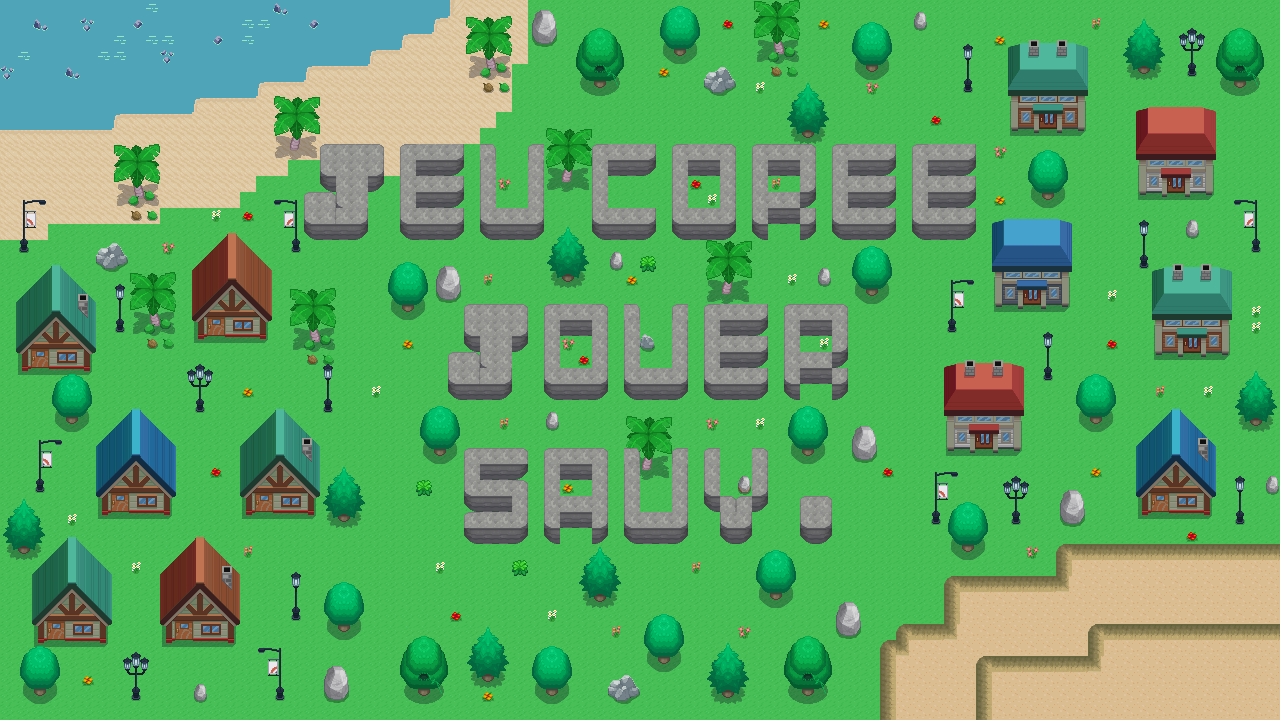

The image is a tile-based game level rendered from a .tmx file. Its description and source (layers, tilesets, objects; grid data summarised) follow:
An orthogonal 80x45 tile map with 16x16 px tiles, 3 tile layers (BAS, Calque de Tuiles 1, chemin), 1 hidden layer not drawn, 2 tilesets.

<map version="1.10" tiledversion="1.11.0" orientation="orthogonal" renderorder="right-down" width="80" height="45" tilewidth="16" tileheight="16" infinite="0" nextlayerid="5" nextobjectid="1">
 <tileset firstgid="1" source="Tiles.tsx" />
 <tileset firstgid="100" source="Maison.tsx" />
 <layer id="4" name="BAS" width="80" height="45">
  <data>[3600 cells, 3600 non-empty, 2 distinct tile ids]</data>
 </layer>
 <layer id="1" name="Calque de Tuiles 1" width="80" height="45">
  <data>[3600 cells, 1203 non-empty, 478 distinct tile ids]</data>
 </layer>
 <layer id="3" name="chemin" width="80" height="45">
  <data>[3600 cells, 807 non-empty, 91 distinct tile ids]</data>
 </layer>
 <layer id="2" name="titre" width="80" height="45" visible="0">
  <data>[3600 cells, 166 non-empty, 1 distinct tile ids]</data>
 </layer>
</map>
